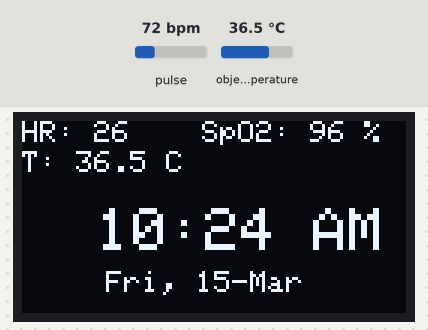
Recording of a sketch running on a simulated ESP8266 (NodeMCU). Parts: 128×64 one-colour display. The inputs (shaded band) are chosen by the test bench; at power-on: pulse 72 bpm, object temperature 36.5 °C. WiFi joins after 1.5 s; servers stay silent unless stated; network time is answered at once with the bench clock; the local clock reads 2024-03-15 10:24:30 at power-on unless the sketch sets it; what the sketch prints to the serial monitor is not drawn.

Above: at 4.7 s.
4.8 s: pulse set to 42 bpm
At 6.8 s:
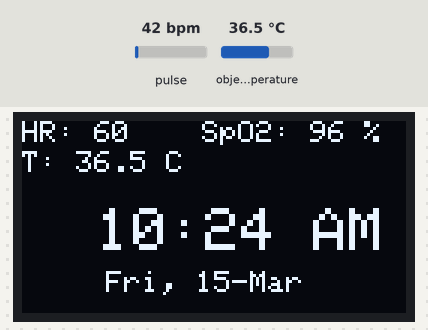
7.5 s: pulse set to 100 bpm
At 8.8 s:
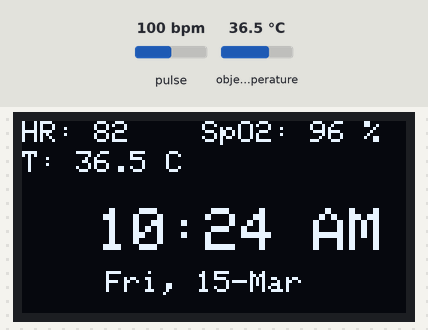
9.9 s: object temperature set to 20 °C
At 10.8 s:
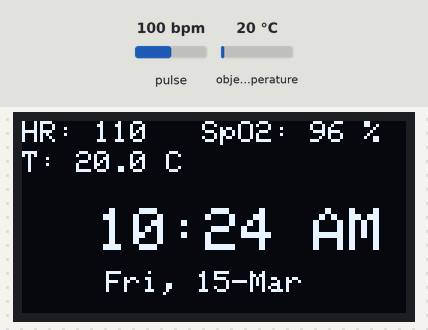
11.7 s: object temperature set to 26 °C
At 12.5 s:
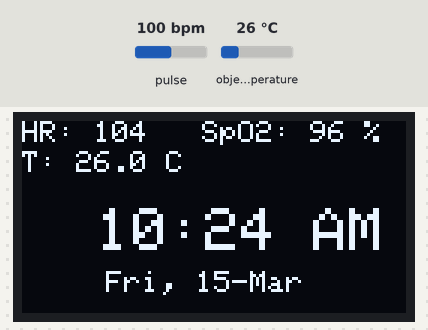
Timing chart, 0 to 14.5 s (numbered marks = the images above; inputs shaded):
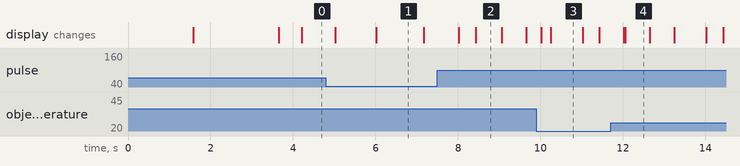

Measured:
- after the input at 7.5 s, the display: first changes after 0.53 s (image 2 shows a later state)
- what the display in image 1 shows lasts 1.2 s, from 6.0 s to 7.2 s
- what the display in image 2 shows lasts 0.7 s, from 8.4 s to 9.1 s
- what the display in image 3 shows lasts 0.8 s, from 10.2 s to 11.0 s

The sketch:

HealthTracker.ino
```cpp
#include <ESP8266WiFi.h>
#include <WiFiManager.h>
#include <NTPClient.h>
#include <WiFiUdp.h>
#include <Adafruit_SSD1306.h>
#include <Adafruit_GFX.h>
#include <Wire.h>
#include "heartRate.h"
#include "spo2_algorithm.h"
#include "MAX30105.h"           // Thư viện MAX30102 từ SparkFun
#include <Adafruit_MLX90614.h>  // Thư viện cho cảm biến MLX90614
#include <Firebase_ESP_Client.h>


#define SCREEN_WIDTH 128
#define SCREEN_HEIGHT 64
#define OLED_RESET -1
#define SCREEN_ADDRESS 0x3C

// Khai báo Firebase
#define FIREBASE_HOST "https://tkt1-15e2-default-rtdb.firebaseio.com/"
#define FIREBASE_AUTH "aNjO01miLRKcv88d1bheYWArXunrqo1b1LVmRiqo"
// Thông tin Firebase
#define API_KEY "AIzaSyCo8OPFkNwVBfNjs6uCNac5GqOeuG83_I0"
#define DATABASE_URL "https://tkt1-15e42-default-rtdb.firebaseio.com/"
// Đối tượng Firebase
FirebaseData firebaseData;
FirebaseAuth auth;
FirebaseConfig config;
const long interval = 500;
unsigned long firebaseSendMillis = 0;
const long firebaseInterval = 1000;
unsigned long previousMillis = 0;

uint32_t irBuffer[100];   // dữ liệu cảm biến LED hồng ngoại
uint32_t redBuffer[100];  // dữ liệu cảm biến LED đỏ

int32_t bufferLength;   //data length
int32_t spo2;           //SPO2 value
int8_t validSPO2;       //indicator to show if the SPO2 calculation is valid
int32_t heartRate;      //heart rate value
int8_t validHeartRate;  //indicator to show if the heart rate calculation is valid

bool signupOK = false;

Adafruit_SSD1306 display(SCREEN_WIDTH, SCREEN_HEIGHT, &Wire, OLED_RESET);

WiFiUDP ntpUDP;
NTPClient timeClient(ntpUDP, "pool.ntp.org", 25200);  // UTC+7 time offset

String weekDays[7] = { "Sun", "Mon", "Tue", "Wed", "Thu", "Fri", "Sat" };
String months[12] = { "Jan", "Feb", "Mar", "Apr", "May", "Jun", "Jul", "Aug", "Sep", "Oct", "Nov", "Dec" };


const int activateHour = 2;
const int activateMinute = 9;
const int deactivateHour = 2;
const int deactivateMinute = 10;

char intro[] = "PTIT | By TKT";
int x, minX;
bool deviceActive = false;

MAX30105 particleSensor;  // MAX30105 sensor class
Adafruit_MLX90614 mlx = Adafruit_MLX90614();

// Heart rate calculation variables
const byte RATE_SIZE = 4;
byte rates[RATE_SIZE];
byte rateSpot = 0;
long lastBeat = 0;
float beatsPerMinute;
int beatAvg;

float bodyTemp = 0;

void wifiConnect() {
  WiFiManager wifiManager;
  wifiManager.setDebugOutput(false);
  wifiManager.autoConnect("AutoConnectAP");

  display.setTextSize(2);
  display.setTextColor(SSD1306_WHITE);
  display.clearDisplay();
  display.setCursor(0, 10);
  display.println("WiFi");
  display.setCursor(0, 30);
  display.println("Connected");
  display.display();
  delay(2000);
}

void clockDisplay() {
  timeClient.update();
  int currentHour = timeClient.getHours();
  int currentMinute = timeClient.getMinutes();
  String am_pm = (currentHour < 12) ? "AM" : "PM";
  if (currentHour == 0) currentHour = 12;
  else if (currentHour > 12) currentHour -= 12;

  String timeStr = String(currentHour) + ":" + (currentMinute < 10 ? "0" : "") + String(currentMinute) + " " + am_pm;
  display.clearDisplay();
  display.setTextSize(2);
  display.setCursor(25, 29);
  display.print(timeStr);

  time_t epochTime = timeClient.getEpochTime();
  struct tm *ptm = gmtime(&epochTime);
  String dateStr = String(weekDays[timeClient.getDay()]) + ", " + String(ptm->tm_mday) + "-" + months[ptm->tm_mon];

  display.setTextSize(1);
  display.setCursor(28, 50);
  display.println(dateStr);
  // display.display();
}

void displaySensorData() {
  display.setTextSize(1);
  display.setCursor(0, 0);
  display.print("HR: ");
  display.print(beatAvg);
  display.setCursor(0, 10);
  display.print("T: ");
  display.print(bodyTemp, 1);
  display.print(" C");
  display.setCursor(60, 0);
  display.print("SpO2: ");
  // display.print(spo2);
  display.print("96");
  display.print(" %");
  display.display();


  // Output data to Serial Monitor
  Serial.print("Heart Rate: ");
  Serial.print(beatAvg);
  Serial.print(" BPM, ");
  Serial.print("Body Temp: ");
  Serial.print(bodyTemp, 1);
  Serial.print(" C, ");
  Serial.print("SpO2: ");
  // Serial.print(spo2, 1);
  Serial.print("96");
  Serial.println(" %");
}


boolean checkForBeat(long irValue) {
  static long lastIrValue = 0;
  static bool beatDetected = false;
  if (irValue > 50000 && irValue > lastIrValue) {
    if (!beatDetected) {
      beatDetected = true;
      return true;
    }
  } else if (irValue < lastIrValue) beatDetected = false;
  lastIrValue = irValue;
  return false;
}
void readSamples() {
  for (byte i = 0; i < bufferLength; i++) {
    while (particleSensor.available() == false)  // có dữ liệu mới không?
      particleSensor.check();                    // Kiểm tra cảm biến xem có dữ liệu mới không

    redBuffer[i] = particleSensor.getRed();
    irBuffer[i] = particleSensor.getIR();
    particleSensor.nextSample();  // Chúng tôi đã xong với mẫu này, vì vậy chuyển đến mẫu tiếp theo
  }
}
void calculateHeartRateAndSpO2() {
  maxim_heart_rate_and_oxygen_saturation(irBuffer, bufferLength, redBuffer, &spo2, &validSPO2, &heartRate, &validHeartRate);
  // maxim_heart_rate_and_oxygen_saturation(irBuffer, bufferLength, redBuffer, &spo2, &validSPO2,nullptr, nullptr);
}
void shiftSamples() {
  for (byte i = 25; i < 100; i++) {
    redBuffer[i - 25] = redBuffer[i];
    irBuffer[i - 25] = irBuffer[i];
  }
}
void readNewSamples() {
  for (byte i = 75; i < 100; i++) {
    while (particleSensor.available() == false)  // có dữ liệu mới không?
      particleSensor.check();                    // Kiểm tra cảm biến xem có dữ liệu mới không

    redBuffer[i] = particleSensor.getRed();
    irBuffer[i] = particleSensor.getIR();
    particleSensor.nextSample();  // Chúng tôi đã xong với mẫu này, vì vậy chuyển đến mẫu tiếp theo
  }
}
void heartRateAndSpO2() {
  bufferLength = 100;  // độ dài bộ đệm 100 lưu trữ 4 giây mẫu chạy ở 25sps
  // Đọc 100 mẫu đầu tiên, và xác định phạm vi tín hiệu
  readSamples();
  // Tính toán nhịp tim và SpO2 sau 100 mẫu đầu tiên (4 giây đầu tiên của mẫu)
  calculateHeartRateAndSpO2();

  // Liên tục lấy mẫu từ MAX30102. Nhịp tim và SpO2 được tính toán mỗi giây
  // Xóa 25 bộ mẫu đầu tiên trong bộ nhớ và dịch 75 bộ mẫu cuối cùng lên trên
  shiftSamples();
  // Lấy 25 bộ mẫu trước khi tính toán nhịp tim
  readNewSamples();
  // Tính toán nhịp tim và SpO2
  calculateHeartRateAndSpO2();
}
void readSensors() {
  // Heart rate sensing using MAX30102
  long irValue = particleSensor.getIR();
  if (checkForBeat(irValue)) {
    long delta = millis() - lastBeat;
    lastBeat = millis();
    beatsPerMinute = 60 / (delta / 1000.0);
    if (beatsPerMinute < 255 && beatsPerMinute > 20) {
      rates[rateSpot++] = (byte)beatsPerMinute;
      rateSpot %= RATE_SIZE;
      beatAvg = 0;
      for (byte x = 0; x < RATE_SIZE; x++) beatAvg += rates[x];
      beatAvg /= RATE_SIZE;
    }
  }
  // Body temperature sensing using MLX90614
  bodyTemp = mlx.readObjectTempC();
  // heartRateAndSpO2();
}
void setup() {
  Serial.begin(115200);  // Initialize Serial for terminal output
  display.begin(SSD1306_SWITCHCAPVCC, SCREEN_ADDRESS);
  display.clearDisplay();
  display.display();
  wifiConnect();
  timeClient.begin();
  // Cấu hình Firebase
  config.api_key = API_KEY;
  config.database_url = DATABASE_URL;
  // Bắt đầu Firebase
  Firebase.begin(&config, &auth);
  Firebase.reconnectWiFi(true);
  // Đăng ký
  if (Firebase.signUp(&config, &auth, "", "")) {
    Serial.println("Signup successful");
    signupOK = true;
  } else {
    Serial.printf("Signup failed: %s\n", config.signer.signupError.message.c_str());
  }

  if (!particleSensor.begin(Wire, I2C_SPEED_FAST)) {
    Serial.println("MAX30105 was not found.");
    while (1)
      ;
  }

  byte ledBrightness = 0x1F;
  byte sampleAverage = 8;
  byte ledMode = 3;
  int sampleRate = 100;
  int pulseWidth = 411;
  int adcRange = 4096;
  // particleSensor.setup(ledBrightness, sampleAverage, ledMode, sampleRate, pulseWidth, adcRange);
  particleSensor.setup(ledBrightness, sampleAverage, ledMode, sampleRate, pulseWidth, adcRange);  //Configure sensor with default settings
  particleSensor.setPulseAmplitudeRed(0x0A);                                                      //Turn Red LED to low to indicate sensor is running
  particleSensor.setPulseAmplitudeGreen(0);                                                       //Turn off Green LED

  mlx.begin();
  for (int x = 0; x < RATE_SIZE; x++) rates[x] = 0;
  x = display.width();
  minX = -6 * strlen(intro);
}

void loop() {
  clockDisplay();
  readSensors();
  displaySensorData();

  // sent data to firebase
  unsigned long currentMillis = millis();
  if (currentMillis - previousMillis >= firebaseInterval) {
    // Gửi dữ liệu lên Firebase sau mỗi khoảng thời gian định trước
    previousMillis = currentMillis;
    Firebase.RTDB.setFloat(&firebaseData, "sensor/objectTemp", bodyTemp);
    Firebase.RTDB.setFloat(&firebaseData, "sensor/heartRate", beatAvg);
  }
}
```
